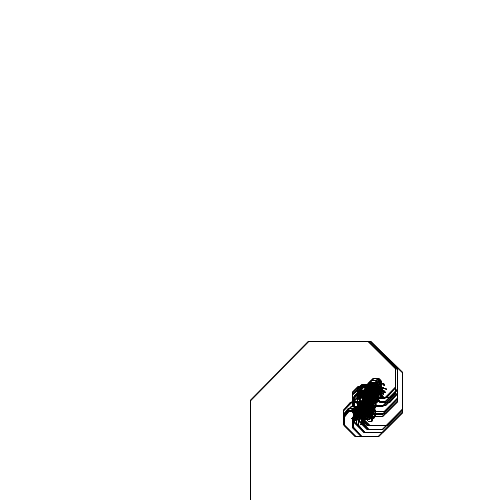
Frame 1 (no input)
Frame 60 (the mouse pressed at the canvas centre just before this capture): identical to frame 1, image omitted
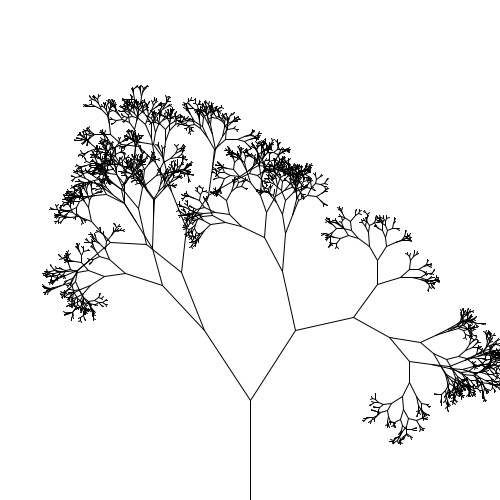
Frame 120 (the mouse held since frame 60 and released just before this capture)

The Processing sketch that drew these frames (run headless with seeded random() and noise(); from frame 60 on, the mouse is pressed at the canvas centre):

// Processing sketch: tree_imperfect
// ── tree_imperfect.pde
void setup() {
  size(500, 500);
}

void tree(float x, float y, float length, float angle) {
  if (length < 2) {
    return;
  } 
  float ny = y - length * sin(angle);
  float nx = x + length * cos(angle);
  stroke(0);
  line(x, y, nx, ny);
  float dangle = PI/2 * ((float) mouseX / width) * random(0, 1);
  float bias = PI/2 * ((float) mouseY / height - 0.5);
  float new_l = length * random(0.5, 0.9);
  tree(nx, ny, new_l, angle + dangle + bias);
  tree(nx, ny, new_l, angle - dangle + bias);
}

void draw() {
  background(255);
  randomSeed(0);
  tree(width / 2, height, height / 5, PI/2);
}
